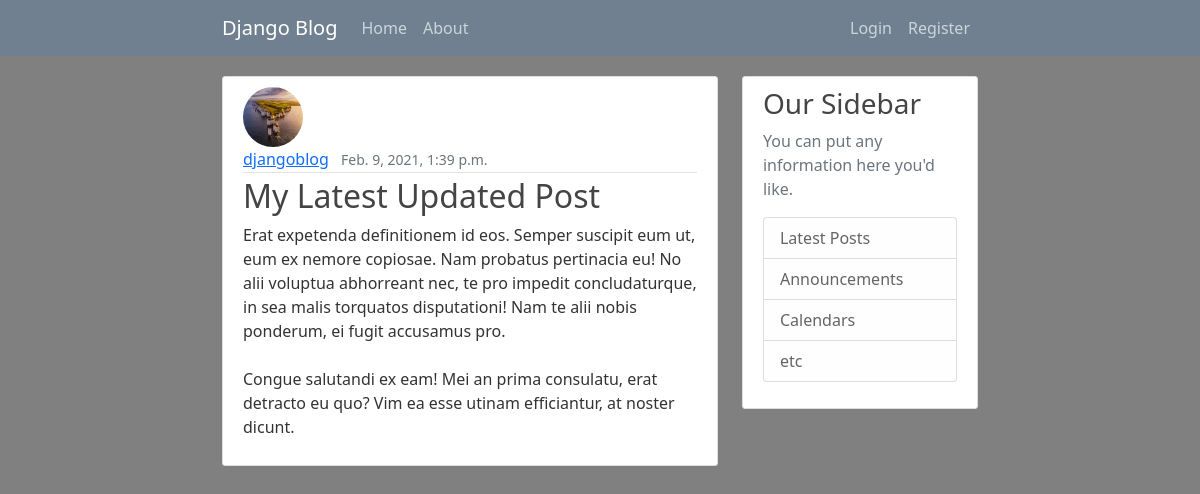
Screenshot of /post/28/ with the database file from the repository.
### blog/models.py (models this page shows, shortened)
class Post(models.Model):
    title = models.CharField(max_length=100)
    content = models.TextField()
    date_posted = models.DateTimeField(default=timezone.now)
    author = models.ForeignKey(User, on_delete=models.CASCADE)

### users/models.py (models this page shows, shortened)
class Profile(models.Model):
    user = models.OneToOneField(User, on_delete=models.CASCADE)
    image = models.ImageField(default='default.jpg', upload_to='profile_pics')

### blog/views.py (the view)
# urls.py: path('post/<int:pk>/', views.PostDetailView.as_view(), name='post-detail'),
class PostDetailView(DetailView):
    model = Post

### blog/templates/blog/post_detail.html (shortened to what this page needs)
{% extends "blog/base.html" %}
{% block content %}
    <article class="media content-section">
        <img class="rounded-circle article-img" src="{{ post.author.profile.image.url }}">
        <div class="media-body">
            <div class="article-metadata">
                <a class="me-2" href="{% url 'user-posts' post.author.username %}">{{ object.author }}</a>
                <small class="text-muted">{{ object.date_posted }}</small>
            </div>
            <h2 class="article-title">{{ object.title }}</h2>
            <p class="article-content">{{ object.content }}</p>
        </div>
    </article>
{% endblock content %}

### blog/static/blog/main.css (style rules this page uses)
body { background: grey; color: #333333; }
h1, h2, h3, h4, h5, h6 { color: #444444; }
.media-body { display: inline-block; }
.content-section { background: #ffffff; padding: 10px 20px; border: 1px solid #dddddd; border-radius: 3px; margin-bottom: 20px; }
.article-title { color: #444444; }
.article-content { white-space: pre-line; }
.article-img { height: 60px; width: 60px; margin-right: 16px; vertical-align: top; }
.article-metadata { padding-bottom: 1px; margin-bottom: 4px; border-bottom: 1px solid #e3e3e3 }

### rows the page displays
Post: author.profile.image (picture), author "djangoblog", date_posted "Feb. 9, 2021, 1:39 p.m.", title "My Latest Updated Post", content "Erat expetenda definitionem id eos. Semper suscipit eum ut, eum ex nemore copiosae. Nam probatus pertinacia eu! No alii voluptua abhorreant nec, te pro impedit concludaturque, in sea malis torquatos disputationi! Nam te alii nobis ponderum, ei fugit accusamus pro. Congue salutandi ex eam! Mei an prima consulatu, erat detracto eu quo? Vim ea esse utinam efficiantur, at noster dicunt."
